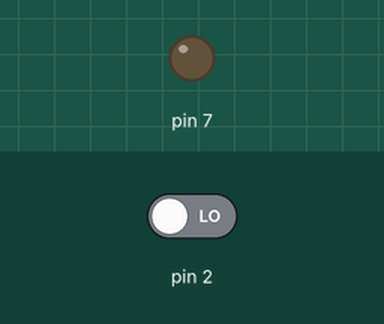
Recording of a sketch running on a simulated Arduino Uno, built with avr-gcc and run on an emulated ATmega328P. Parts: output pins drawn as LEDs (lit = HIGH). Inputs (shaded band) come from the test bench; at power-on: pin 2 LOW.

Above: at 1.2 s.
1.3 s: pin 2 driven HIGH
At 2.0 s:
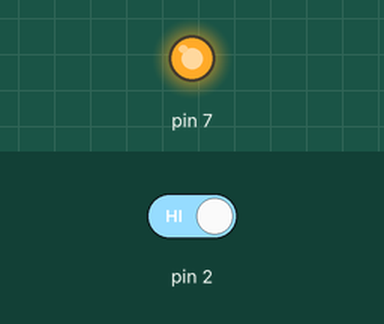
2.8 s: pin 2 driven LOW
At 3.1 s:
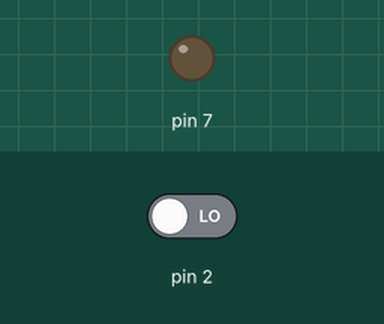
Timing chart, 0 to 5.8 s (numbered marks = the images above; inputs shaded):
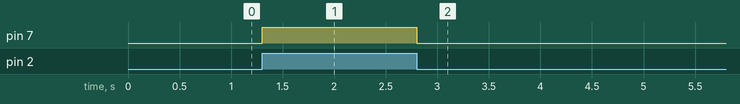

Measured:
- after the input at 1.3 s, pin 7: LOW → HIGH at once
- after the input at 2.8 s, pin 7: HIGH → LOW at once

The sketch:

2_4_3.ino
```cpp
/*
 * Generated using BlocklyDuino:
 *
 * https://github.com/MediaTek-Labs/BlocklyDuino-for-LinkIt
 *
 * Date: Wed, 31 Jul 2019 09:14:32 GMT
 */


void setup()
{
  pinMode(7, OUTPUT);
  digitalWrite(7, HIGH);
  pinMode(2, INPUT);
}


void loop()
{
  if (digitalRead(2)) {
    digitalWrite(7, HIGH);

  } else {
    digitalWrite(7, LOW);

  }
}
```
